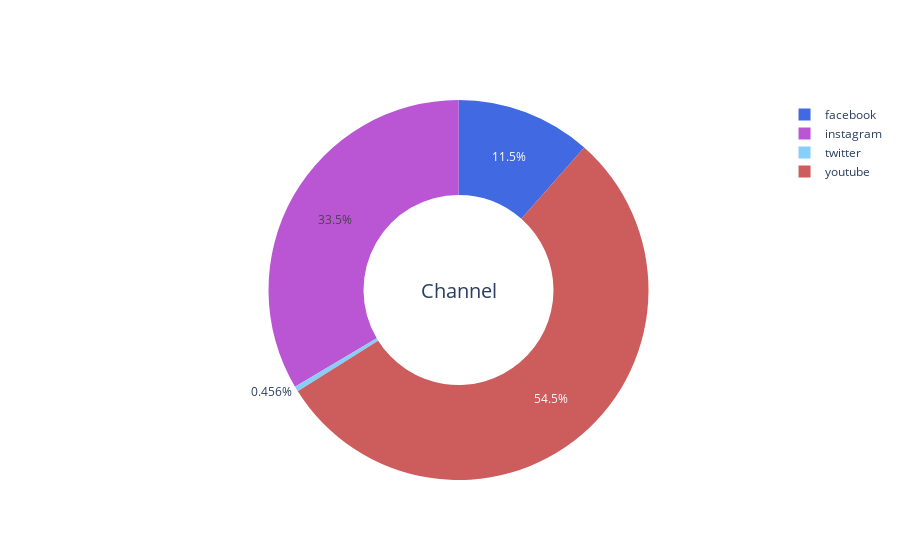

Notebook code cell kept with this figure:
### Code cell
# Donut chart popular by engagement and influencer
# create pivot table to be input of donut chart
df_channel_engagement = df_all.loc[:, ['channel', 'account_id', 'new_engagement']]

df_channel_engagement = df_channel_engagement.groupby(['channel']).agg({'account_id': pd.Series.nunique, 'new_engagement': 'sum'}).sort_index(ascending=True).reset_index()

df_channel_engagement
df_channel_engagement.to_csv('df_channel_engagement.csv', index=False ,encoding='utf-8')

### Figure 1 — Plotly figure (JSON) as saved in the notebook; plotly's stock layout.template omitted (floating-point values rounded to 4 significant figures)
{"data": [{"hole": 0.5, "labels": ["facebook", "instagram", "twitter", "youtube"], "marker": {"colors": ["#4169E1", "#BA55D3", "lightskyblue", "#CD5C5C"]}, "sort": false, "type": "pie", "values": [4134541935, 12034820007, 163977043, 19591769137]}], "layout": {"annotations": [{"font": {"size": 20}, "showarrow": false, "text": "Channel", "x": 0.5, "y": 0.5}]}}
